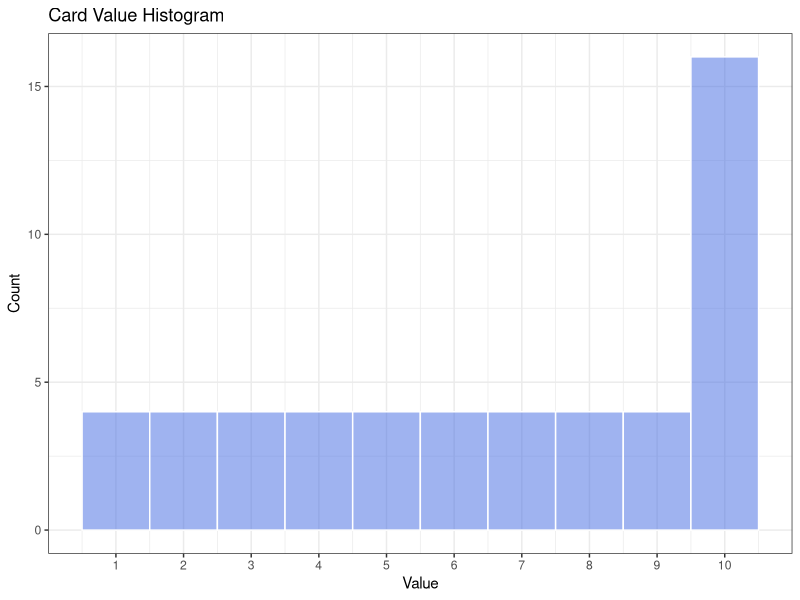
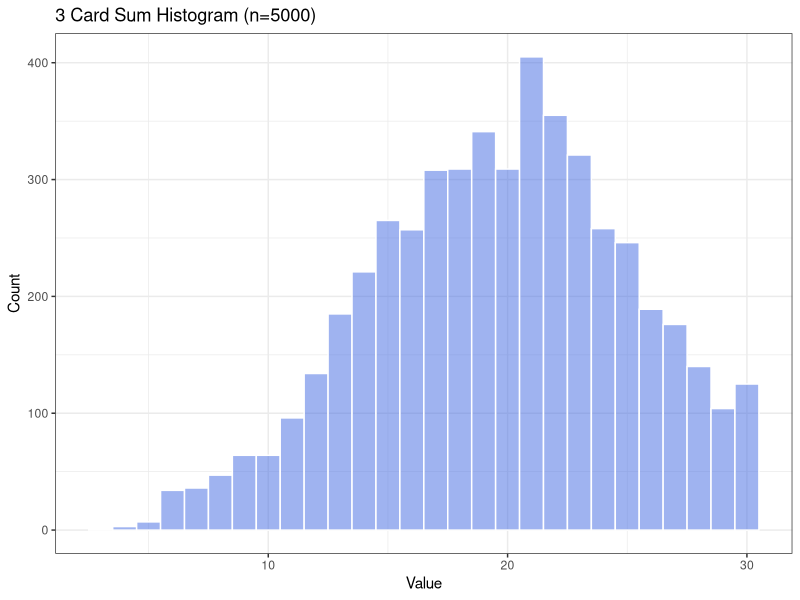

These charts were generated, in order, by the following R code:
## ---- chunk 1
library(ggplot2)
## ---- chunk 2
suits <- c("D", "C", "H", "S")
cards <- c("A", as.character(seq(2,10)), "J", "Q", "K")
values <- c(1, 2:9, rep(10, 4))

# Build deck
deck <- expand.grid(cards=cards, suits=suits)
deck$value <- values
deck
## ---- chunk 3
ggplot(deck, aes(x=value)) + 
    geom_histogram(binwidth=1, origin=-0.5, col="white", fill="royalblue", alpha=0.5) + 
    labs(x="Value", y="Count", title="Card Value Histogram") +
    scale_x_continuous(breaks = seq(1,10)) +
    theme_bw()
## ---- chunk 4
df <- c()
for (i in 1:5000) {
    df$value[i] <- sum(sample(deck$value,3,replace = FALSE))
}
samples <- data.frame(df)
## ---- chunk 5
summary(samples)
## ---- chunk 6
ggplot(samples, aes(x=value)) + 
    geom_histogram(binwidth=1, origin=-0.5, col="white", fill="royalblue", alpha=0.5) + 
    labs(x="Value", y="Count", title="3 Card Sum Histogram (n=5000)") +
    theme_bw()
## ---- chunk 7
quantile(samples$value, probs = seq(.05, .95, 0.9))
## ---- chunk 8
atleast <- 20
mean <- mean(samples$value)
sd <- sd(samples$value)
z <- (atleast-mean)/sd
z
## ---- chunk 9
cdf <- pnorm(z, lower.tail=FALSE)
cdf
